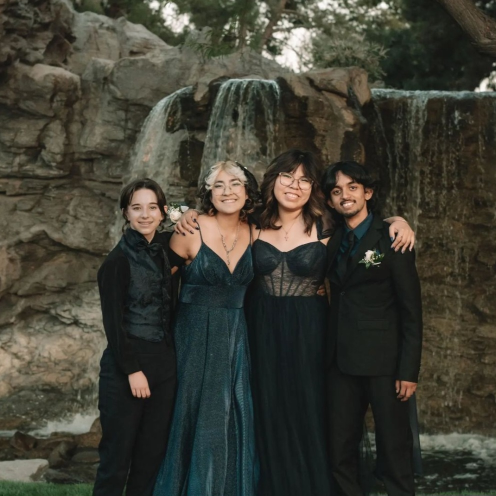
#> input picture assets/backup/acpprom2024-1.jpg, 992 x 991 px (shown at 1/2 size); its folder holds 4 pictures in this run
$ python copmresser.py
#> lines starting #> are read from the running program, lines starting #| are printed output that depends on the picture
from PIL import Image
import os

def resize_image(image_path, output_path, size, quality):
    # Open an image file
    with Image.open(image_path) as image:
        # Save as JPEG
        new_image = image.resize((size, size))
        new_image.save(output_path, 'JPEG', optomize=True, quality=quality)
def compress_image(image_path, output_path, quality):
    # Open an image file
#> called with image_path = 'backup/acpprom2024-1.jpg', output_path = 'full/acpprom2024-1.jpg', quality = 95
    with Image.open(image_path) as image:
        # Save as JPEG
#> image is the input picture: PIL image 992x991 RGB; mean R, G, B 63.2, 62.5, 52.1
        image.save(output_path, 'JPEG', optomize=True, quality=quality)

for file in os.listdir('backup'):
    image_path = f'backup/{file}'
    output_path = f'full/{file}'
    output_path2 = f'100/{file}'
    compress_image(image_path, output_path, quality=95)
    resize_image(image_path, output_path2, size=250, quality=95)
#> in resize_image, `new_image = image.resize((size, size))`:
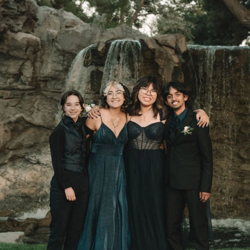
#> new_image: PIL image 250x250 RGB; mean R, G, B 63.2, 62.6, 52.1
#> pass 2 of the loop `for file in os.listdir('backup'):`:
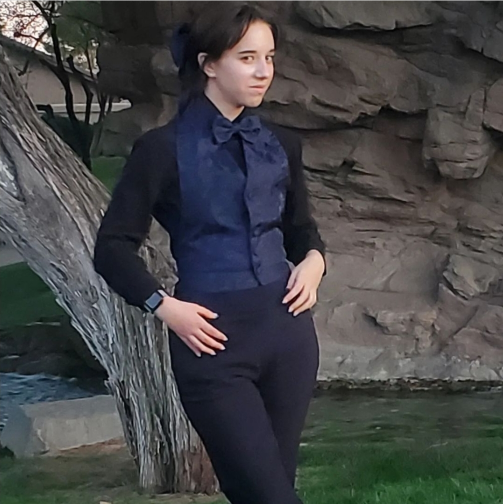
#> input picture assets/backup/acpprom2024-10.jpg, 1006 x 1008 px (shown at 1/2 size)
#> in compress_image, image is the input picture: PIL image 1006x1008 RGB; mean R, G, B 68, 68.7, 69.8
#> in resize_image (call 2), `new_image = image.resize((size, size))`:
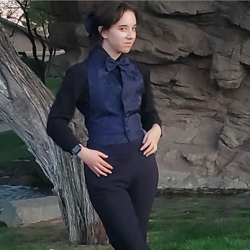
#> new_image: PIL image 250x250 RGB; mean R, G, B 67.9, 68.6, 69.7
#> pass 3 of the loop `for file in os.listdir('backup'):`:
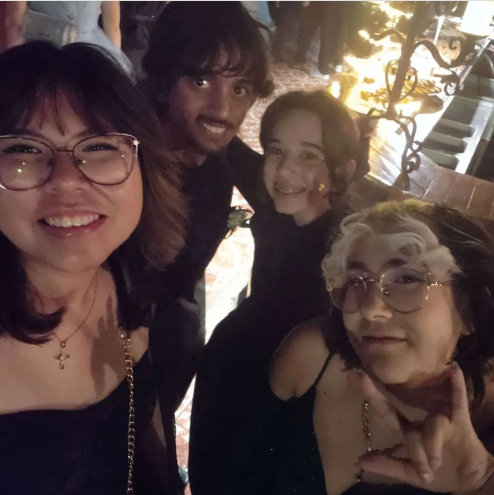
#> input picture assets/backup/acpprom2024-11.jpg, 988 x 990 px (shown at 1/2 size)
#> in compress_image, image is the input picture: PIL image 988x990 RGB; mean R, G, B 87, 68.9, 66.2
#> in resize_image (call 3), `new_image = image.resize((size, size))`:
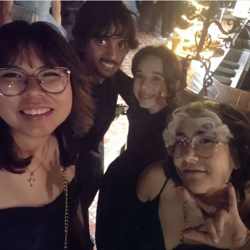
#> new_image: PIL image 250x250 RGB; mean R, G, B 87, 68.9, 66.2
#> the loop made 4 passes; the first 3 are shown
